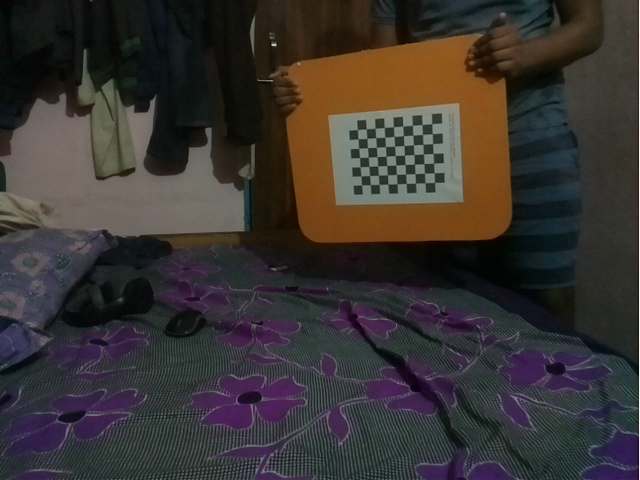
#> input picture pc/g_turtle/src/camera_calib/images/img1.jpg, 640 x 480 px; its folder holds only this picture in this run
$ python camera_calib.py
#> lines starting #> are read from the running program, lines starting #| are printed output that depends on the picture; after the words box and inside, x2 and y2 are one past the last pixel; in counts of white or black regions, pixels touching at a corner belong together; long printed decimals are rounded
import cv2
import numpy as np
import glob
import time
dirpath = "/home/guru/catkin_ws/src/g_bot/g_turtle/src/camera_calib/images"
dirpath_save = "/home/guru/catkin_ws/src/g_bot/g_turtle/src/camera_calib/"
prefix = "img"
image_format = "jpg"
square_size = 2.1
width = 9
height = 7

#defining the variables

criteria = (cv2.TERM_CRITERIA_EPS + cv2.TERM_CRITERIA_MAX_ITER, 30, 0.001)
objp = np.zeros((height*width, 3), np.float32)
objp[:, :2] = np.mgrid[0:width, 0:height].T.reshape(-1, 2)
objp = objp * square_size
objpoints = []
imgpoints = []
images = glob.glob(dirpath+'/' + prefix + '*.' + image_format)

#finding the corners in the chessboard in each image

for fname in images:
    img = cv2.imread(fname)
#> img is the input picture: shape (480, 640, 3); mean B, G, R 49.6, 52.2, 57.7
    gray = cv2.cvtColor(img, cv2.COLOR_BGR2GRAY)
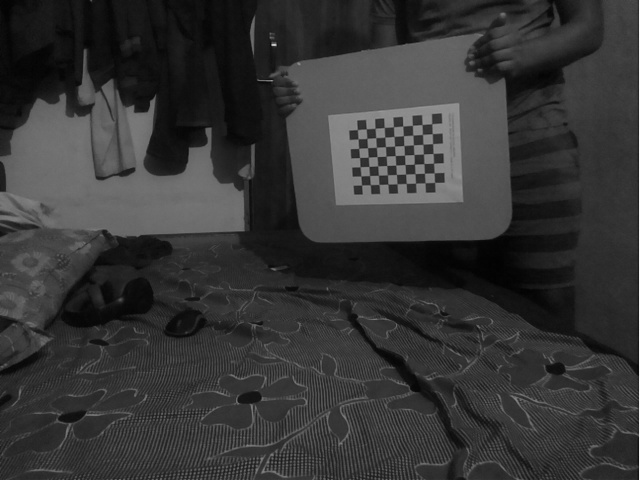
#> gray: shape (480, 640); min 2, max 251, mean 53.5
    ret, corners = cv2.findChessboardCorners(gray, (width, height), None)
#> ret = True; corners = 63 rows, first 8: [434.6, 182.3], [425.1, 182.7], [415.5, 183.2], [406.2, 183.5], [397.1, 183.8], [387.9, 184.1], [378.9, 184.4], [370.3, 184.7]
    if ret:
        objpoints.append(objp)
        corners2 = cv2.cornerSubPix(gray, corners, (11, 11), (-1, -1), criteria)
#> corners2 = 63 rows, first 8: [429.6, 177.6], [424.4, 177.6], [414.5, 178.2], [405.7, 178.5], [396.7, 178.8], [387.6, 179.6], [378.4, 179.8], [369.5, 179.8]
        imgpoints.append(corners2)
        img = cv2.drawChessboardCorners(img, (width, height), corners2, ret)
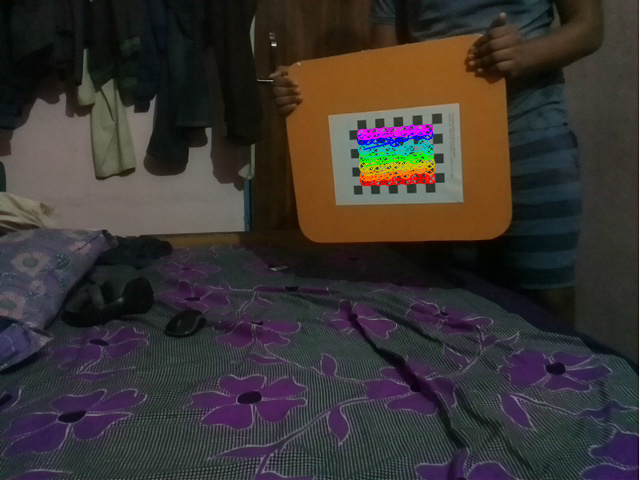
#> img: shape (480, 640, 3); 1.42% of pixels changed, all inside (x1, y1, x2, y2) = (356, 123, 437, 187)
        cv2.imshow("guru",img)
        time.sleep(1)
        if cv2.waitKey(1) & 0xFF == ord('q'):
#> (key q is pressed here)
            break
#caliberating

ret, mtx, dist, rvecs, tvecs = cv2.calibrateCamera(objpoints, imgpoints, gray.shape[::-1], None, None)
#> ret = 2.36; mtx = [[425.5, 0, 313.3], [0, 463.9, 233.5], [0, 0, 1]]; dist = [[-0.246, -12.95, -0.557, 0.506, -343.6]]; rvecs = ([0.829, -1.07, 2.76],); tvecs = ([27.81, -10.48, 135.7],)

#saving a sample image, after undistorting

h,  w = img.shape[:2]
#> h = 480; w = 640
newcameramtx, roi=cv2.getOptimalNewCameraMatrix(mtx,dist,(w,h),1,(w,h))
#> newcameramtx = [[425.5, 0, 313.3], [0, 463.9, 233.5], [0, 0, 1]]; roi = (0, 0, 639, 479)
dst = cv2.undistort(img, mtx, dist, None, newcameramtx)
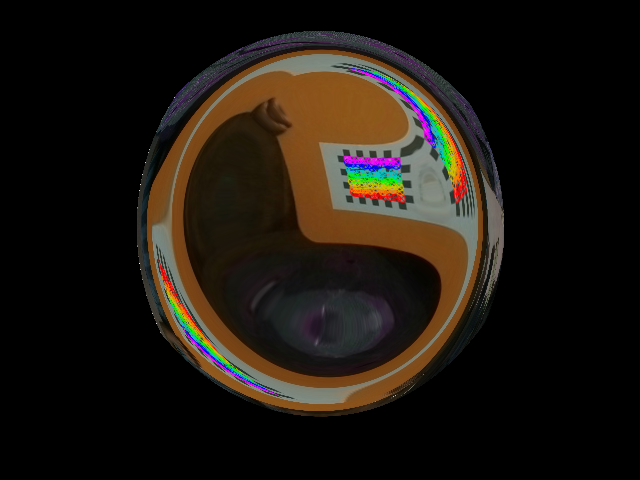
#> dst: shape (480, 640, 3); mean B, G, R 15.5, 22.5, 28.9
# crop the image
x,y,w,h = roi
#> x = 0; y = 0; w = 639; h = 479
dst = dst[y:y+h, x:x+w]
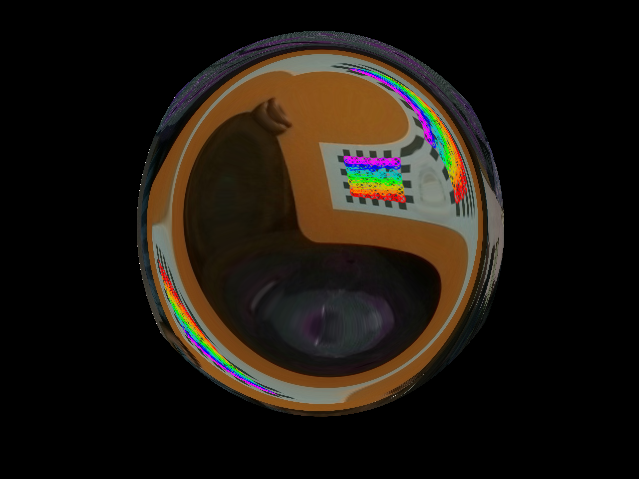
#> dst: shape (479, 639, 3); mean B, G, R 15.6, 22.6, 29
cv2.imwrite(dirpath_save + 'calibresult.png',dst)

#calculating the reprojection error

tot_error = 0
for i in range(len(objpoints)):
    imgpoints2, _ = cv2.projectPoints(objpoints[i], rvecs[i], tvecs[i], mtx, dist)
    error = cv2.norm(imgpoints[i],imgpoints2, cv2.NORM_L2)/len(imgpoints2)
    tot_error += error
#> this loop made 1 pass
#> (error, tot_error) on pass 1: (0.298, 0.298)
#> after the loop, tot_error = 0.298

#printing the error and camera matrix

print ("total error: ", tot_error/len(objpoints))
#| total error:  0.2978
if ret:
    print(mtx)
#| [[425.524   0.         313.337]
#|  [  0.         463.867 233.461]
#|  [  0.           0.           1.        ]]
    print(dist)
#| [[-2.46307682e-01 -1.29471441e+01 -5.56858094e-01  5.05599022e-01
#|   -3.43577456e+02]]

#saving the camera matrix and distortion coefficents
np.savetxt(dirpath_save+'camera_dist.csv', dist, delimiter=',')
np.savetxt(dirpath_save+'camera_mtx.csv', mtx, delimiter=',')

$ run again, on pc/g_turtle/src/camera_calib/images/img13.jpg
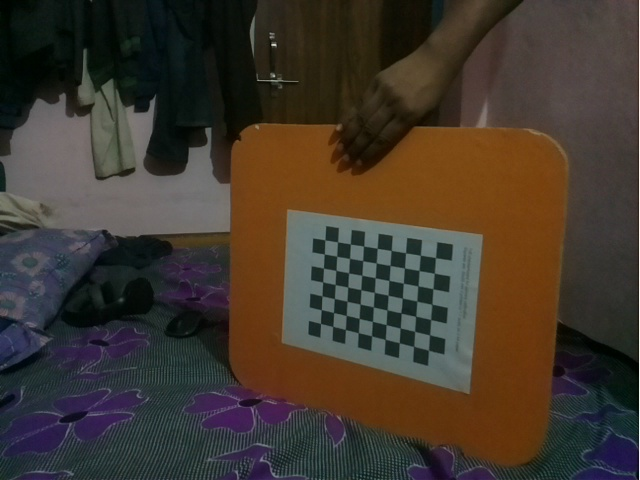
#> input picture pc/g_turtle/src/camera_calib/images/img13.jpg, 640 x 480 px
#> img is the input picture: shape (480, 640, 3); mean B, G, R 46.1, 56.3, 65.6
#> `ret, corners = cv2.findChessboardCorners(gray, (width, height), None)`: ret = True; corners = 63 rows, first 8: [324.8, 239.9], [337.5, 241.9], [350.3, 244.1], [363.6, 246.2], [377.2, 248.3], [391.2, 250.4], [405.5, 252.8], [420.4, 255.3]
#> corners2 = 63 rows, first 8: [324.8, 239.8], [337.2, 241.8], [350.2, 244], [363.7, 246], [377.2, 248.3], [391.3, 250.5], [405.5, 252.7], [420.3, 255.3]
#> `img = cv2.drawChessboardCorners(img, (width, height), corners2, ret)`:
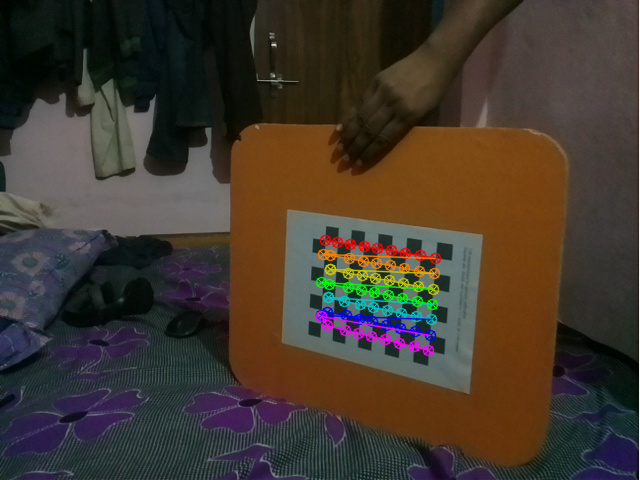
#> img: shape (480, 640, 3); 2.66% of pixels changed, all inside (x1, y1, x2, y2) = (315, 234, 442, 357)
#> `ret, mtx, dist, rvecs, tvecs = cv2.calibrateCamera(objpoints, imgpoint..`: ret = 2.42; mtx = [[1129.8, 0, 324.8], [0, 899.4, 237.8], [0, 0, 1]]; dist = [[-16.06, 181.8, 0.592, 0.593, 1414.9]]; rvecs = ([0.00857, 0.777, 0.121],); tvecs = ([0.00511, 0.385, 141.3],)
#> newcameramtx = [[2298.3, 0, 457.3], [0, 1319.7, 359.9], [0, 0, 1]]; roi = (362, 306, 98, 55)
#> `x,y,w,h = roi`: x = 362; y = 306; w = 98; h = 55
#> `dst = dst[y:y+h, x:x+w]`:
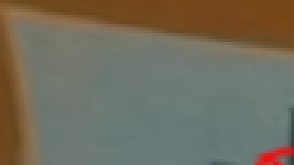
#> dst: shape (55, 98, 3) (shown 3 times larger); mean B, G, R 92.5, 108.6, 113.6
#> the loop `for i in range(len(objpoints)):` made 1 pass
#> (error, tot_error) on pass 1: (0.305, 0.305)
#> after the loop `for i in range(len(objpoints)):`: tot_error = 0.305
#| total error:  0.305
#| [[1.12978796e+03 0.00000000e+00 3.24773274e+02]
#|  [0.00000000e+00 8.99406432e+02 2.37827804e+02]
#|  [0.00000000e+00 0.00000000e+00 1.00000000e+00]]
#| [[-1.60584448e+01  1.81794546e+02  5.92271550e-01  5.93289585e-01
#|    1.41494363e+03]]

$ run again, on pc/g_turtle/src/camera_calib/images/img14.jpg
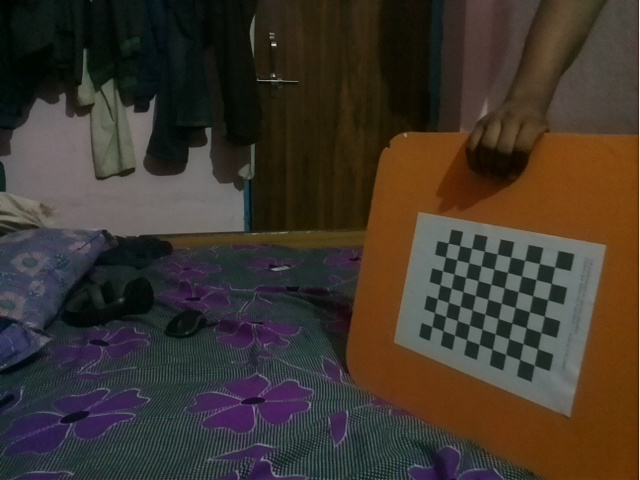
#> input picture pc/g_turtle/src/camera_calib/images/img14.jpg, 640 x 480 px
#> img is the input picture: shape (480, 640, 3); mean B, G, R 44.8, 53.9, 62.8
#> `ret, corners = cv2.findChessboardCorners(gray, (width, height), None)`: ret = True; corners = 63 rows, first 8: [448.1, 242.9], [459.7, 245.6], [471.5, 248.3], [484.3, 251.2], [497.1, 254.1], [510.6, 257.3], [524.6, 260.3], [539.3, 263.4]
#> corners2 = 63 rows, first 8: [453.7, 244.1], [453.7, 244.1], [465.6, 247.2], [477.7, 249.3], [490.3, 252.7], [510.6, 257.1], [524.6, 260.3], [539.3, 263.5]
#> `img = cv2.drawChessboardCorners(img, (width, height), corners2, ret)`:
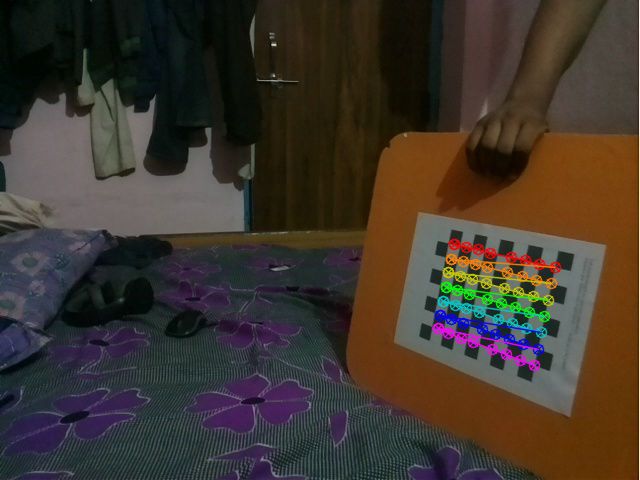
#> img: shape (480, 640, 3); 2.52% of pixels changed, all inside (x1, y1, x2, y2) = (432, 238, 562, 372)
#> `ret, mtx, dist, rvecs, tvecs = cv2.calibrateCamera(objpoints, imgpoint..`: ret = 2.53; mtx = [[445.2, 0, 328.2], [0, 523.5, 238.9], [0, 0, 1]]; dist = [[-1.53, 5.34, -0.0331, -0.215, -4.03]]; rvecs = ([0.112, 0.0376, 0.198],); tvecs = ([24.43, 1.28, 51.15],)
#> newcameramtx = [[245.1, 0, 83.65], [0, 256, 333], [0, 0, 1]]; roi = (21, 274, 233, 137)
#> `x,y,w,h = roi`: x = 21; y = 274; w = 233; h = 137
#> `dst = dst[y:y+h, x:x+w]`:
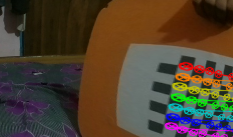
#> dst: shape (137, 233, 3); mean B, G, R 47.8, 64.2, 78.8
#> the loop `for i in range(len(objpoints)):` made 1 pass
#> (error, tot_error) on pass 1: (0.319, 0.319)
#> after the loop `for i in range(len(objpoints)):`: tot_error = 0.319
#| total error:  0.3187
#| [[445.154   0.         328.218]
#|  [  0.         523.521 238.908]
#|  [  0.           0.           1.        ]]
#| [[-1.535  5.344 -0.03306 -0.2154  -4.026]]

$ run again, on pc/g_turtle/src/camera_calib/images/img10.jpg
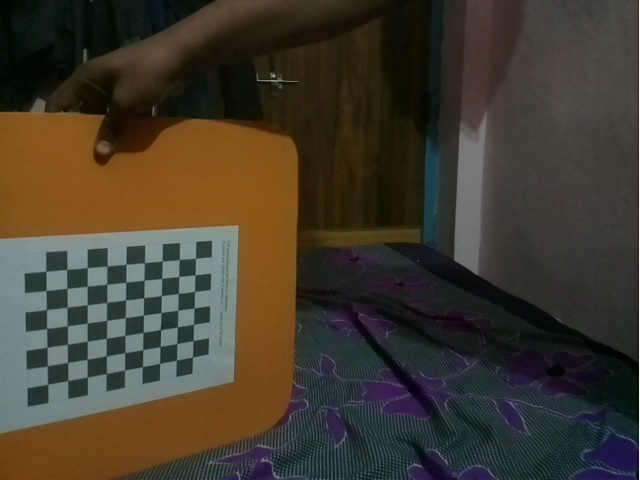
#> input picture pc/g_turtle/src/camera_calib/images/img10.jpg, 640 x 480 px
#> img is the input picture: shape (480, 640, 3); mean B, G, R 45.9, 58.5, 65.7
#> `ret, corners = cv2.findChessboardCorners(gray, (width, height), None)`: ret = True; corners = 63 rows, first 8: [192.5, 357.2], [176.3, 360.1], [159.6, 363.3], [142.4, 366.7], [124.6, 370], [106.2, 373.6], [87.31, 376.9], [67.54, 380.6]
#> corners2 = 63 rows, first 8: [192.5, 357.2], [176.4, 360.2], [159.6, 363.4], [142.4, 366.7], [124.6, 370], [106.3, 373.6], [87.28, 377.1], [67.69, 380.6]
#> `img = cv2.drawChessboardCorners(img, (width, height), corners2, ret)`:
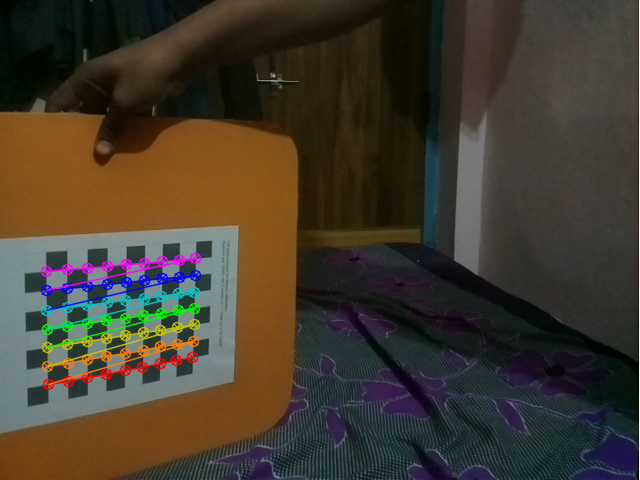
#> img: shape (480, 640, 3); 3.29% of pixels changed, all inside (x1, y1, x2, y2) = (40, 252, 202, 391)
#> `ret, mtx, dist, rvecs, tvecs = cv2.calibrateCamera(objpoints, imgpoint..`: ret = 0.0792; mtx = [[641.9, 0, 284.1], [0, 608.2, 234.5], [0, 0, 1]]; dist = [[0.47, -2.59, 0.000549, 0.00714, 4.62]]; rvecs = ([-0.968, -0.254, 2.97],); tvecs = ([-10.93, 15.37, 77.64],)
#> newcameramtx = [[661.5, 0, 287.9], [0, 622.3, 234.7], [0, 0, 1]]; roi = (3, 11, 621, 455)
#> `x,y,w,h = roi`: x = 3; y = 11; w = 621; h = 455
#> `dst = dst[y:y+h, x:x+w]`:
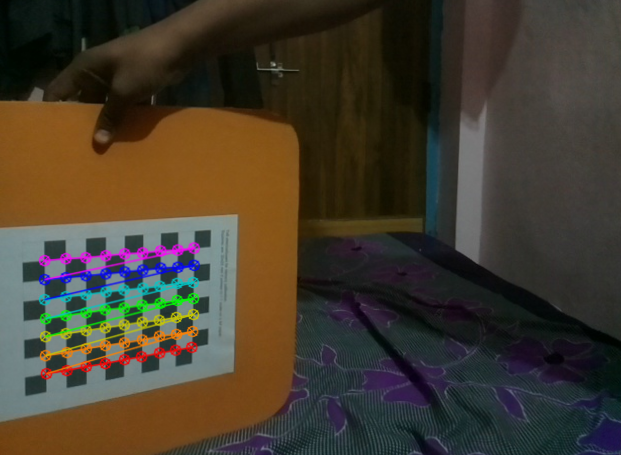
#> dst: shape (455, 621, 3); mean B, G, R 45.9, 59.6, 68.1
#> the loop `for i in range(len(objpoints)):` made 1 pass
#> (error, tot_error) on pass 1: (0.00997, 0.00997)
#> after the loop `for i in range(len(objpoints)):`: tot_error = 0.00997
#| total error:  0.009974
#| [[641.853   0.         284.149]
#|  [  0.         608.179  234.479]
#|  [  0.           0.           1.        ]]
#| [[ 4.69696589e-01 -2.58749228e+00  5.49010069e-04  7.14392138e-03
#|    4.61545911e+00]]
